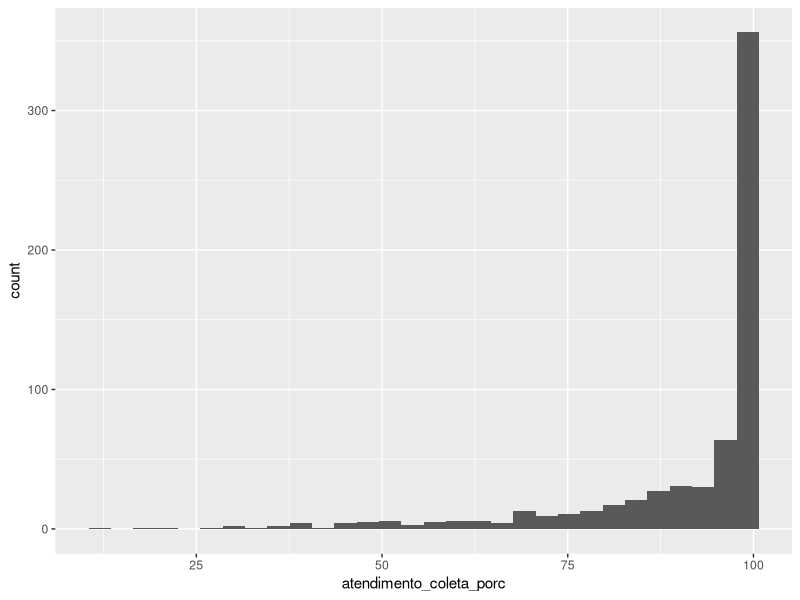
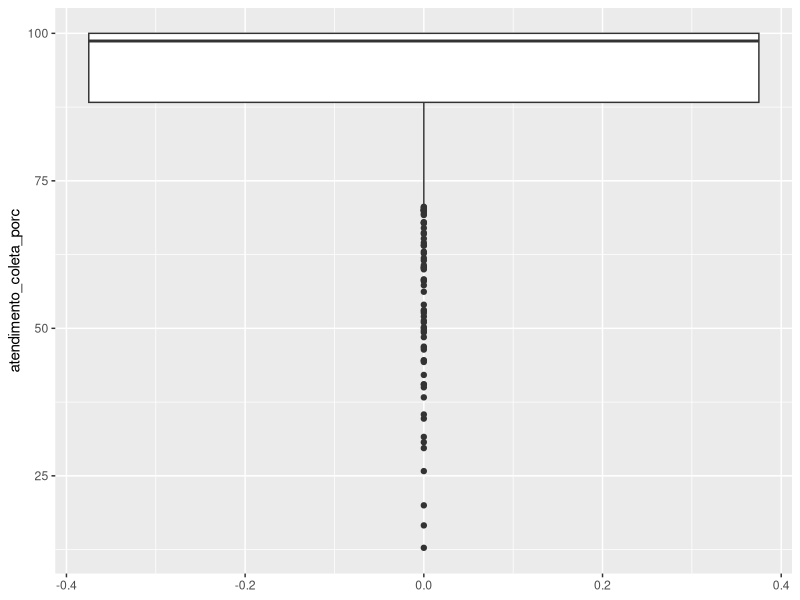

Reproduce these figures in R, in order.
## ---- chunk 1
library(tidyverse)
## ---- chunk 2
dados_cetesb <- read_csv("dados/dados-cetesb-2022.csv")
## ---- chunk 3
glimpse(dados_cetesb)
## ---- chunk 4
colnames(dados_cetesb)
## ---- chunk 5
head(dados_cetesb)
tail(dados_cetesb)
## ---- chunk 6
summary(dados_cetesb)
## ---- chunk 7
dados_cetesb |>
  # agrupar os dados pela coluna ugrhi
  group_by(ugrhi) |>
  # calcular estatísticas descritivas para cada grupo
  summarise(
    quantidade_municipios = n(),
    soma_populacao_urbana = sum(populacao_urbana),
    media_atendimento_coleta_porc = mean(atendimento_coleta_porc, na.rm = TRUE),
    mediana_atendimento_coleta_porc = median(atendimento_coleta_porc, na.rm = TRUE),
    desvio_padrao_atendimento_coleta_porc = sd(atendimento_coleta_porc, na.rm = TRUE)
  )
## ---- chunk 8
# inicia o gráfico com os dados `dados_cetesb`
ggplot(dados_cetesb) +
  # define a variável que será plotada no eixo x
  aes(x = atendimento_coleta_porc) +
  # adiciona a geometria de histograma
  geom_histogram() 
## ---- chunk 9
# inicia o gráfico com os dados `dados_cetesb`
ggplot(dados_cetesb) +
  # define a variável que será plotada no eixo y
  aes(y = atendimento_coleta_porc) +
  # adiciona a geometria de histograma
  geom_boxplot() 
